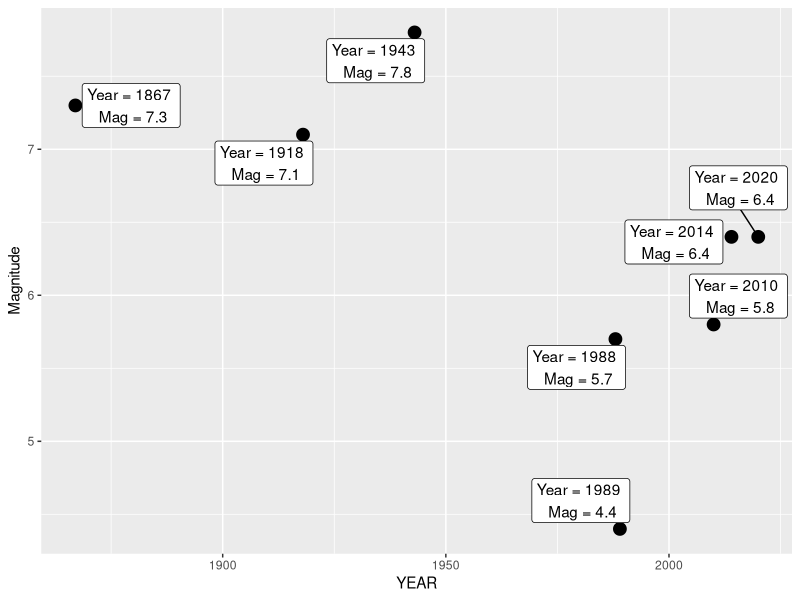

Here is the R script that generated this plot:
# -- Libraries
library(tidyverse)
library(lubridate)
library(ggrepel)

# -- Loading data
dat <- read.delim("data/historic-earthquakes.txt")

# -- Looking at earthquakes in PR
pr.quakes <- dat %>%
  as_tibble() %>%
  filter(grepl("PUERTO RICO", LOCATION_NAME)) %>%
  mutate(EQ_PRIMARY = ifelse(YEAR==1867 & MONTH==3, 7.3, EQ_PRIMARY)) %>%
  select(YEAR, MONTH, DAY, HOUR, MINUTE, SECOND, FOCAL_DEPTH, EQ_PRIMARY)

# -- Viz
pr.quakes %>%
  filter(!is.na(EQ_PRIMARY)) %>%
  ggplot(aes(YEAR, EQ_PRIMARY, label = paste("Year =",YEAR,"\n Mag =",EQ_PRIMARY))) +
  geom_point(size=4) +
  geom_label_repel() +
  ylab("Magnitude")
  
